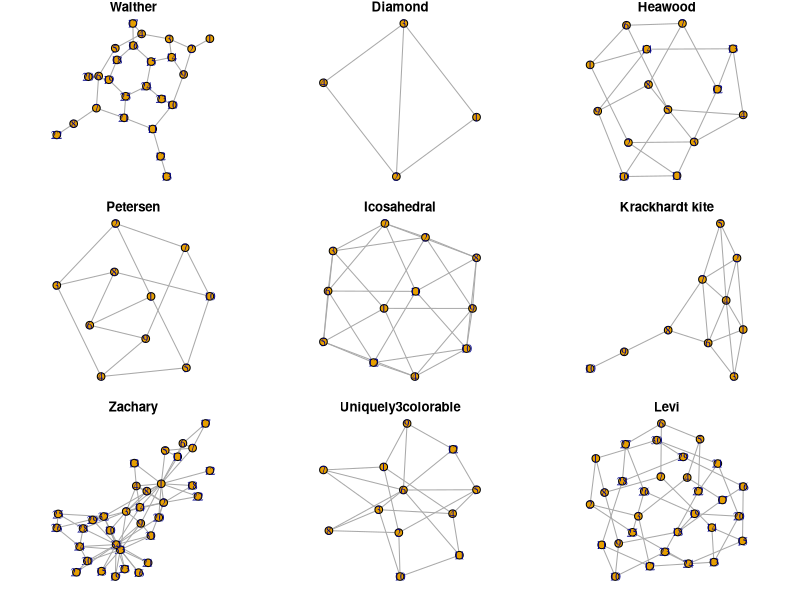

Here is the R script that generated this plot: (Note: this script raises an error after producing the figure.)
## ---- chunk 1
x <- c("igraph", "tibble", "stringr", "kableExtra", "RColorBrewer", "viridis", "magrittr", "igraphdata", "ggplot2")
lapply(x, require, character.only = T, quietly = T)
## ---- chunk 2
par(mfrow = c(3,3), mar = c(1, 1, 1, 1))
x <- c("Bull", "Chvatal", "Coxeter", "Cubical", "Diamond", "Dodecahedral", "Folkman", "Franklin", "Frucht", "Grotzsch", "Heawood", "Herschel", "House", "HouseX", "Icosahedral", "Krackhardt kite", "Levi", "McGee", "Meredith", "Noperfectmatching", "Nonline", "Octahedral", "Petersen", "Robertson", "Smallestcyclicgroup", "Tetrahedral", "Thomassen", "Tutte", "Uniquely3colorable", "Walther", "Zachary")
notable.graphs <- sample(x, size = 9, replace = F)
sapply(notable.graphs, function(x) plot.igraph(make_graph(x), main = x, vertex.size = 10))
## ---- chunk 3
library(qgraph)
#igraph may have lesmis as resident dataset
file <- "./data/gephy/lesmiserables.gml"
g1 <- read_graph(file = file, format = "gml")
igraph_options(vertex.size = 10)
layout <- layout_with_fr(g1)
e <- get.edgelist(g1)
#l <- qgraph.layout.fruchtermanreingold(e,vcount=vcount(g1))
l <- qgraph.layout.fruchtermanreingold(e,vcount=vcount(g1), area=8*(vcount(g1)^2),repulse.rad=(vcount(g1)^3.1))
#that worked! See https://stackoverflow.com/questions/39290909/igraph-resolving-tight-overlapping-nodes
plot.igraph(g1, 
            asp = 0,
            vertex.label.cex = .35, 
            layout = l,
            axes = F)
## ---- chunk 4
data("karate")
coords <- layout_with_fr(karate, niter = 1000)

par(mfrow=c(1, 2))
par(oma=c(0,0,2,0))
#Note layout set to "coords"
plot.igraph(karate, layout = coords, main = "layout = coords #1", vertex.label = NA, vertex.color = "blue")

plot.igraph(karate, layout = coords, main = "layout = coords #2", vertex.label = NA, vertex.color = "red")

## ---- chunk 5
set.seed(1234)
g <- sample_pa(25)
coords <- layout_randomly(g)
coords1 <- as_tibble(coords)
names(coords1) <- c("x", "y")
par(mfrow = c(3, 1),
    mar = c(2, 2, 2, 2)
    )
plot(coords1$x, coords1$y)
plot.igraph(g, layout = coords, asp = 0, vertex.size = 3,
            vertex.label = NA, axes = T, edge.color = "white")
plot.igraph(g, layout = coords, asp = 0, vertex.size = 3,
            vertex.label = NA, axes = T, edge.arrow.size = 0)
## ---- chunk 6

library(stringr)
grep("^layout_", lsf.str("package:igraph"), value = T) %>%
  append(c("", "")) %>%
       matrix(nrow = 7, ncol = 3, byrow = T) %>%
      kbl(caption = "Available layouts for nodes in `igraph`.") %>%
      kable_styling()
## ---- chunk 7
# Create data
data <- matrix(sample(0:1, 100, replace=TRUE, prob=c(0.5,0.5)), nrow=10)
network <- graph_from_adjacency_matrix(data , mode='undirected', diag=F )
 
# When ploting, we can use different layouts:
par(mfrow=c(3,3), mar=c(1,1,1,1))
plot(network, layout=layout_nicely, main = "nicely")
plot(network, layout=layout_on_grid, main = "grid")
plot(network, layout=layout_with_drl, main="DrL")
plot(network, layout=layout.circle, main="circle")
plot(network, layout=layout.random, main="random")
plot(network, layout=layout.fruchterman.reingold, main="fruchterman-reingold")
plot(network, layout=layout_as_tree, main="tree")
plot(network, layout=layout_with_kk, main="kamada-kawai")
plot(network, layout=layout_with_lgl, main="large.graph.layout")
## ---- chunk 8
library(igraph)
library(qgraph)
g <- barabasi.game(355, directed=FALSE)
par(mfrow=c(1, 3), mar = c(1, 1, 1, 1))
plot(g,layout=layout_with_fr,
     vertex.size=4,
     vertex.label=NA,
     main = "layout_with_fr")
e <- get.edgelist(g)
l <- qgraph.layout.fruchtermanreingold(e,vcount=vcount(g))
plot(g,
     layout = l,
     vertex.size = 4,
     vertex.label = NA,
     main ="F-R default"
     )
l <- qgraph.layout.fruchtermanreingold(e,vcount=vcount(g),
      area=8*(vcount(g)^2),repulse.rad=(vcount(g)^3.1))
plot(g,
     layout = l,
     vertex.size = 4, 
     vertex.label = NA,
     main = "F-R modified")
## ---- chunk 9
knitr::include_graphics( "./imgs/karate_coords_via_layout_nicely.jpeg")
## ---- chunk 10
knitr::include_graphics("./imgs/karate_coords_via_tkplot.jpeg")
## ---- chunk 11
par(mfrow=c(2,2), mar=c(2, 2, 2, 2))
# shapes
shapes <- shapes()
g1 <- make_ring(length(shapes()))
plot.igraph(g1,
            vertex.size = 50,
            vertex.shape = shapes,
            main = "shapes"
            )

# size
sizes <- seq(5, 50, length.out = 10)
g2 <- make_ring(length(sizes))
plot.igraph(g2, 
            vertex.size = sizes,
            vertex.shape = "circle",
            main = "sizes")
# color
colors <- c(NA, 1:8)
g3 <- make_ring(9)
plot.igraph(g3, 
            vertex.color = colors,
            vertex.size = 50,
            vertex.label = paste0(colors),
            layout = layout_nicely,
            main = "colors")
# labels
labels <- state.abb[1:10]
size <- seq(.1, 2, length.out = 10)
dist <- seq(.1, 3, length.out = 10)
g4 <- make_ring(10)
plot.igraph(g4, 
            vertex.label = labels,
            vertex.label.cex = size,
            vertex.label.dist = dist,
            layout = layout_nicely,
            main = "labels"
            
            )

## ---- chunk 12
par(mfrow=c(1,3), mar=c(2, 2, 3, 2))
#graph
colors <- brewer.pal(name = "Set1", n = 9)
g1 <- make_ring(9)
plot.igraph(g1, 
            vertex.color = colors,
            vertex.shape = "circle",
            vertex.label.cex = .75,
            vertex.size = 30,
            vertex.label = paste0(colors),
            vertex.label.dist = 5,
            layout = layout_nicely,
            main = "brewer\n Set1"
            )
#graph
colors <- viridis(10, option = "D")
g1 <- make_ring(length(colors), circular = T)
plot.igraph(g1, 
            vertex.color = colors,
            vertex.shape = "csquare",
            vertex.label.cex = .75,
            vertex.size = 25,
            vertex.label = paste0(colors),
            vertex.label.dist = 4,
            layout = layout_nicely,
            main = "viridis \n default"
            )
#graph
colors <- rainbow(10)
g3 <- make_ring(length(colors))
plot.igraph(g3, 
            vertex.color = colors,
            vertex.shape = "csquare",
            vertex.label.cex = .75,
            vertex.size = 25,
            vertex.label = paste0(colors),
            vertex.label.dist = 4,
            layout = layout_nicely,
            main = "base \n rainbow"
            )

## ---- chunk 13
par(mfrow=c(2,2), mar=c(2, 2, 2, 2))
# lty

edge.lty <- 1:6
edf <- tibble(from = rep("+", length(edge.lty)),
                  to = LETTERS[1:length(edge.lty)]
               )
g1 <- graph_from_data_frame(edf)
plot.igraph(g1,
            vertex.size = 25,
            edge.lty = edge.lty,
            edge.label = 1:6,
            arrow.mode = "-",
            layout = layout_as_tree,
            main = "type"
            )
#plot
width <- seq(from = .5, to = 3, length.out=6)
edf <- tibble(from = rep("+", length(width)),
                  to = LETTERS[2:sum(length(width), 1)]
               )
g2 <- graph_from_data_frame(edf)
plot.igraph(g2,
            vertex.size = 25,
            edge.lty = 1,
            edge.label = 1:length(width),
            arrow.mode = "-",
            edge.width = width,
            layout = layout_as_tree,
            main = "width"
            )
#plot
colors <- c(1:8)
edf <- tibble(from = rep("+", length(colors)),
                  to = LETTERS[2:sum(length(colors), 1)]
               )
g3 <- graph_from_data_frame(edf)
plot.igraph(g3,
            vertex.size = 25,
            edge.lty = 1,
            edge.label = 1:length(colors),
            arrow.mode = "-",
            edge.width = 1.5,
            layout = layout_as_tree,
            edge.color = colors,
            main = "colors"
            )
#plot labels
colors <- 1:8
edge.label.cex = seq(.5, 4, by = .5)
g4 <- make_ring(8, circular = TRUE)
edf <- tibble(from = rep("+", length(edge.label.cex)),
                  to = LETTERS[2:sum(length(edge.label.cex), 1)]
               )
#g4 <- graph_from_data_frame(g4)
plot.igraph(g4,
            vertex.size = 15,
            vertex.label = NA,
            edge.lty = 1,
            edge.label = colors,
            arrow.mode = NA,
            edge.width = 3,
            edge.color = colors,
            edge.label.cex = edge.label.cex,
            curved = TRUE,
            main = "labels"
            )
